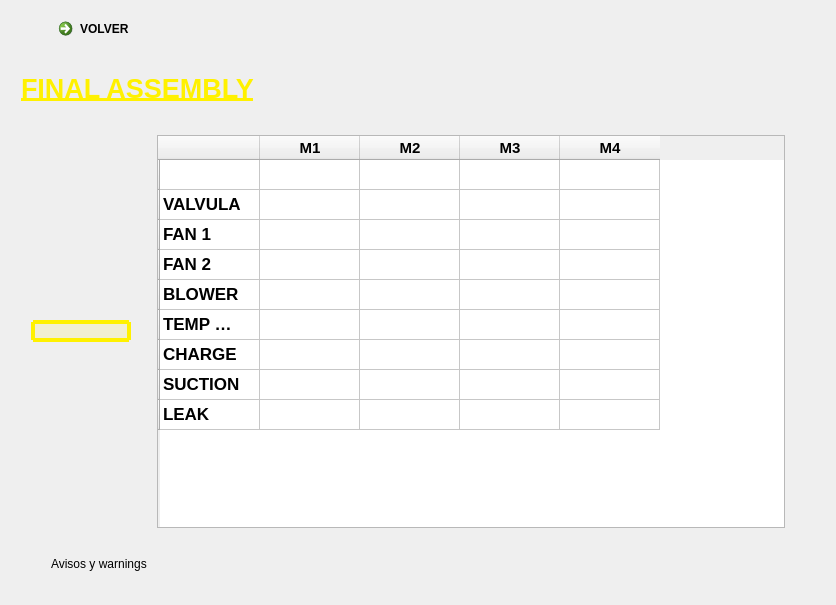
<?xml version="1.0" encoding="UTF-8"?>
<ui version="4.0">
 <class>Form</class>
 <widget class="QWidget" name="Form">
  <property name="geometry">
   <rect>
    <x>0</x>
    <y>0</y>
    <width>836</width>
    <height>605</height>
   </rect>
  </property>
  <property name="windowTitle">
   <string>Form</string>
  </property>
  <property name="styleSheet">
   <string notr="true"> /*
 * The MIT License (MIT)
 *
 * Copyright (c) &lt;2013-2014&gt; &lt;Colin Duquesnoy&gt;
 *
 * Permission is hereby granted, free of charge, to any person obtaining a copy
 * of this software and associated documentation files (the &quot;Software&quot;), to deal
 * in the Software without restriction, including without limitation the rights
 * to use, copy, modify, merge, publish, distribute, sublicense, and/or sell
 * copies of the Software, and to permit persons to whom the Software is
 * furnished to do so, subject to the following conditions:

 * The above copyright notice and this permission notice shall be included in
 * all copies or substantial portions of the Software.

 * THE SOFTWARE IS PROVIDED &quot;AS IS&quot;, WITHOUT WARRANTY OF ANY KIND, EXPRESS OR
 * IMPLIED, INCLUDING BUT NOT LIMITED TO THE WARRANTIES OF MERCHANTABILITY,
 * FITNESS FOR A PARTICULAR PURPOSE AND NONINFRINGEMENT. IN NO EVENT SHALL THE
 * AUTHORS OR COPYRIGHT HOLDERS BE LIABLE FOR ANY CLAIM, DAMAGES OR OTHER
 * LIABILITY, WHETHER IN AN ACTION OF CONTRACT, TORT OR OTHERWISE, ARISING FROM,
 * OUT OF OR IN CONNECTION WITH THE SOFTWARE OR THE USE OR OTHER DEALINGS IN
 * THE SOFTWARE.
 */


QProgressBar:horizontal {
    border: 1px solid #3A3939;
    text-align: center;
    padding: 1px;
    background: #201F1F;
}
QProgressBar::chunk:horizontal {
    background-color: qlineargradient(spread:reflect, x1:1, y1:0.545, x2:1, y2:0, stop:0 rgba(28, 66, 111, 255), stop:1 rgba(37, 87, 146, 255));
}

QToolTip
{
    border: 1px solid #3A3939;
    background-color: rgb(90, 102, 117);;
    color: white;
    padding: 1px;
    opacity: 200;
}

QWidget
{
    color: silver;
    background-color: #302F2F;
    selection-background-color:#3d8ec9;
    selection-color: black;
    background-clip: border;
    border-image: none;
    outline: 0;
}

QWidget:item:hover
{
    background-color: #78879b;
    color: black;
}

QWidget:item:selected
{
    background-color: #FEC614;
}

QCheckBox
{
    spacing: 5px;
    outline: none;
    color: #FFFFFF;
    margin-bottom: 2px;
    background: rgba(142,153,162,80);
}

QCheckBox:disabled
{
    color: #777777;
}
QCheckBox::indicator,
QGroupBox::indicator
{
    width: 18px;
    height: 18px;
}
QGroupBox::indicator
{
    margin-left: 2px;
}

QCheckBox::indicator:unchecked,
QCheckBox::indicator:unchecked:hover,
QGroupBox::indicator:unchecked,
QGroupBox::indicator:unchecked:hover
{
    image: url(:/dark_blue/img/checkbox_unchecked_focus.png);
}

QCheckBox::indicator:unchecked:focus,
QCheckBox::indicator:unchecked:pressed,
QGroupBox::indicator:unchecked:focus,
QGroupBox::indicator:unchecked:pressed
{
  border: none;
    image: url(:/dark_blue/img/checkbox_unchecked_focus.png);
}

QCheckBox::indicator:checked,
QCheckBox::indicator:checked:hover,
QGroupBox::indicator:checked,
QGroupBox::indicator:checked:hover
{
    image: url(:/dark_blue/img/checkbox_checked_focus.png);
}

QCheckBox::indicator:checked:focus,
QCheckBox::indicator:checked:pressed,
QGroupBox::indicator:checked:focus,
QGroupBox::indicator:checked:pressed
{
  border: none;
    image: url(:/dark_blue/img/checkbox_checked_focus.png);
}

QCheckBox::indicator:indeterminate,
QCheckBox::indicator:indeterminate:hover,
QCheckBox::indicator:indeterminate:pressed
QGroupBox::indicator:indeterminate,
QGroupBox::indicator:indeterminate:hover,
QGroupBox::indicator:indeterminate:pressed
{
    image: url(:/dark_blue/img/checkbox_indeterminate.png);
}

QCheckBox::indicator:indeterminate:focus,
QGroupBox::indicator:indeterminate:focus
{
    image: url(:/dark_blue/img/checkbox_indeterminate_focus.png);
}

QCheckBox::indicator:checked:disabled,
QGroupBox::indicator:checked:disabled
{
    image: url(:/dark_blue/img/checkbox_checked_disabled.png);
}

QCheckBox::indicator:unchecked:disabled,
QGroupBox::indicator:unchecked:disabled
{
    image: url(:/dark_blue/img/checkbox_unchecked_disabled.png);
}

QRadioButton
{
    spacing: 5px;
    outline: none;
    color: #bbb;
    margin-bottom: 2px;
}

QRadioButton:disabled
{
    color: #777777;
}
QRadioButton::indicator
{
    width: 21px;
    height: 21px;
}

QRadioButton::indicator:unchecked,
QRadioButton::indicator:unchecked:hover
{
    image: url(:/dark_blue/img/radio_unchecked.png);
}

QRadioButton::indicator:unchecked:focus,
QRadioButton::indicator:unchecked:pressed
{
  border: none;
  outline: none;
    image: url(:/dark_blue/img/radio_unchecked_focus.png);
}

QRadioButton::indicator:checked,
QRadioButton::indicator:checked:hover
{
  border: none;
  outline: none;
    image: url(:/dark_blue/img/radio_checked.png);
}

QRadioButton::indicator:checked:focus,
QRadioButton::indicato::menu-arrowr:checked:pressed
{
  border: none;
  outline: none;
    image: url(:/dark_blue/img/radio_checked_focus.png);
}

QRadioButton::indicator:indeterminate,
QRadioButton::indicator:indeterminate:hover,
QRadioButton::indicator:indeterminate:pressed
{
        image: url(:/dark_blue/img/radio_indeterminate.png);
}

QRadioButton::indicator:checked:disabled
{
  outline: none;
  image: url(:/dark_blue/img/radio_checked_disabled.png);
}

QRadioButton::indicator:unchecked:disabled
{
    image: url(:/dark_blue/img/radio_unchecked_disabled.png);
}


QMenuBar
{
    background-color: #302F2F;
    color: silver;
}

QMenuBar::item
{
    background: transparent;
}

QMenuBar::item:selected
{
    background: transparent;
    border: 1px solid #3A3939;
}

QMenuBar::item:pressed
{
    border: 1px solid #3A3939;
    background-color: #3d8ec9;
    color: black;
    margin-bottom:-1px;
    padding-bottom:1px;
}

QMenu
{
    border: 1px solid #3A3939;
    color: silver;
    margin: 1px;
}

QMenu::icon
{
    margin: 1px;
}

QMenu::item
{
    padding: 2px 2px 2px 25px;
    margin-left: 5px;
    border: 1px solid transparent; /* reserve space for selection border */
}

QMenu::item:selected
{
    color: black;
}

QMenu::separator {
    height: 2px;
    background: lightblue;
    margin-left: 10px;
    margin-right: 5px;
}

QMenu::indicator {
    width: 16px;
    height: 16px;
}

/* non-exclusive indicator = check box style indicator
   (see QActionGroup::setExclusive) */
QMenu::indicator:non-exclusive:unchecked {
    image: url(:/dark_blue/img/checkbox_unchecked_focus.png);
}

QMenu::indicator:non-exclusive:unchecked:selected {
    image: url(:/dark_blue/img/checkbox_unchecked_disabled.png);
}

QMenu::indicator:non-exclusive:checked {
    image: url(:/dark_blue/img/checkbox_checked_focus.png);
}

QMenu::indicator:non-exclusive:checked:selected {
    image: url(:/dark_blue/img/checkbox_checked_disabled.png);
}

/* exclusive indicator = radio button style indicator (see QActionGroup::setExclusive) */
QMenu::indicator:exclusive:unchecked {
    image: url(:/dark_blue/img/radio_unchecked.png);
}

QMenu::indicator:exclusive:unchecked:selected {
    image: url(:/dark_blue/img/radio_unchecked_disabled.png);
}

QMenu::indicator:exclusive:checked {
    image: url(:/dark_blue/img/radio_checked.png);
}

QMenu::indicator:exclusive:checked:selected {
    image: url(:/dark_blue/img/radio_checked_disabled.png);
}

QMenu::right-arrow {
    margin: 5px;
    image: url(:/dark_blue/img/right_arrow.png)
}


QWidget:disabled
{
    color: #808080;
    background-color: #302F2F;
}

QAbstractItemView
{
    alternate-background-color: #3A3939;
    color: silver;
    border: 1px solid 3A3939;
    border-radius: 2px;
    padding: 1px;
}

QWidget:focus, QMenuBar:focus
{
    border: 1px solid #78879b;
}

QTabWidget:focus, QCheckBox:focus, QRadioButton:focus, QSlider:focus
{
    border: none;
}

QLineEdit
{
    background-color: #201F1F;
    padding: 2px;
    border-style: solid;
    border: 1px solid #3A3939;
    border-radius: 2px;
    color: silver;
}

QGroupBox {
    border:1px solid #3A3939;
    border-radius: 2px;
    margin-top: 20px;
    background-color: #302F2F;
    color: silver;
}

QGroupBox::title {
    subcontrol-origin: margin;
    subcontrol-position: top center;
    padding-left: 10px;
    padding-right: 10px;
    padding-top: 10px;
}

QAbstractScrollArea
{
    border-radius: 2px;
    border: 1px solid #3A3939;
    background-color: transparent;
}

QScrollBar:horizontal
{
    height: 15px;
    margin: 3px 15px 3px 15px;
    border: 1px transparent #2A2929;
    border-radius: 4px;
    background-color: #2A2929;
}

QScrollBar::handle:horizontal
{
    background-color: #605F5F;
    min-width: 5px;
    border-radius: 4px;
}

QScrollBar::add-line:horizontal
{
    margin: 0px 3px 0px 3px;
    border-image: url(:/dark_blue/img/right_arrow_disabled.png);
    width: 10px;
    height: 10px;
    subcontrol-position: right;
    subcontrol-origin: margin;
}

QScrollBar::sub-line:horizontal
{
    margin: 0px 3px 0px 3px;
    border-image: url(:/dark_blue/img/left_arrow_disabled.png);
    height: 10px;
    width: 10px;
    subcontrol-position: left;
    subcontrol-origin: margin;
}

QScrollBar::add-line:horizontal:hover,QScrollBar::add-line:horizontal:on
{
    border-image: url(:/dark_blue/img/right_arrow.png);
    height: 10px;
    width: 10px;
    subcontrol-position: right;
    subcontrol-origin: margin;
}


QScrollBar::sub-line:horizontal:hover, QScrollBar::sub-line:horizontal:on
{
    border-image: url(:/dark_blue/img/left_arrow.png);
    height: 10px;
    width: 10px;
    subcontrol-position: left;
    subcontrol-origin: margin;
}

QScrollBar::up-arrow:horizontal, QScrollBar::down-arrow:horizontal
{
    background: none;
}


QScrollBar::add-page:horizontal, QScrollBar::sub-page:horizontal
{
    background: none;
}

QScrollBar:vertical
{
    background-color: #2A2929;
    width: 15px;
    margin: 15px 3px 15px 3px;
    border: 1px transparent #2A2929;
    border-radius: 4px;
}

QScrollBar::handle:vertical
{
    background-color: #605F5F;
    min-height: 5px;
    border-radius: 4px;
}

QScrollBar::sub-line:vertical
{
    margin: 3px 0px 3px 0px;
    border-image: url(:/dark_blue/img/up_arrow_disabled.png);
    height: 10px;
    width: 10px;
    subcontrol-position: top;
    subcontrol-origin: margin;
}

QScrollBar::add-line:vertical
{
    margin: 3px 0px 3px 0px;
    border-image: url(:/dark_blue/img/down_arrow_disabled.png);
    height: 10px;
    width: 10px;
    subcontrol-position: bottom;
    subcontrol-origin: margin;
}

QScrollBar::sub-line:vertical:hover,QScrollBar::sub-line:vertical:on
{

    border-image: url(:/dark_blue/img/up_arrow.png);
    height: 10px;
    width: 10px;
    subcontrol-position: top;
    subcontrol-origin: margin;
}


QScrollBar::add-line:vertical:hover, QScrollBar::add-line:vertical:on
{
    border-image: url(:/dark_blue/img/down_arrow.png);
    height: 10px;
    width: 10px;
    subcontrol-position: bottom;
    subcontrol-origin: margin;
}

QScrollBar::up-arrow:vertical, QScrollBar::down-arrow:vertical
{
    background: none;
}


QScrollBar::add-page:vertical, QScrollBar::sub-page:vertical
{
    background: none;
}

QTextEdit
{
    background-color: rgba(31,31,31,150);
    color: #FFFFFF;
    border: 2px solid #000000;
}

QPlainTextEdit
{
    background-color: #201F1F;;
    color: silver;
    border-radius: 2px;
    border: 1px solid #3A3939;
}

QHeaderView::section
{
    background-color: #ff0000;
    color: silver;
    padding-left: 4px;
    border: 1px solid #FFFF00;
}

QSizeGrip {
    image: url(:/dark_blue/img/sizegrip.png);
    width: 12px;
    height: 12px;
}

QMainWindow
{
    background-color: #302F2F;

}

QMainWindow::separator
{
    background-color: #302F2F;
    color: white;
    padding-left: 4px;
    spacing: 2px;
    border: 1px dashed #3A3939;
}

QMainWindow::separator:hover
{

    background-color: #787876;
    color: white;
    padding-left: 4px;
    border: 1px solid #3A3939;
    spacing: 2px;
}


QMenu::separator
{
    height: 1px;
    background-color: #3A3939;
    color: white;
    padding-left: 4px;
    margin-left: 10px;
    margin-right: 5px;
}


QFrame
{
    border-radius: 2px;
    border: 1px solid #444;
}

QFrame[frameShape=&quot;0&quot;]
{
    border-radius: 2px;
    border: 1px transparent #444;
}

QStackedWidget
{
    background-color: #302F2F;
    border: 1px transparent black;
}

QToolBar {
    border: 1px transparent #393838;
    background: 1px solid #302F2F;
    font-weight: bold;
}

QToolBar::handle:horizontal {
    image: url(:/dark_blue/img/Hmovetoolbar.png);
}
QToolBar::handle:vertical {
    image: url(:/dark_blue/img/Vmovetoolbar.png);
}
QToolBar::separator:horizontal {
    image: url(:/dark_blue/img/Hsepartoolbar.png);
}
QToolBar::separator:vertical {
    image: url(:/dark_blue/img/Vsepartoolbars.png);
}

QPushButton
{
    color: #FFFFFF;
    background-color: #302F2F;
    border-width: 1px;
    border-color: #E4CD80;
    border-style: solid;
    padding-top: 2px;
    padding-bottom: 2px;
    padding-left: 10px;
    padding-right: 10px;
    border-radius: 4px;
    /* outline: none; */
    /* min-width: 40px; */
}

QPushButton:disabled
{
    background-color: #302F2F;
    border-width: 2px;
    border-color: #3A3939;
    border-style: solid;
    padding-top: 2px;
    padding-bottom: 2px;
    padding-left: 10px;
    padding-right: 10px;
    /*border-radius: 2px;*/
    color: #808080;
}

/*QPushButton:focus {
    
    color: white;
}*/

QComboBox
{
    selection-background-color: #3d8ec9;
    background-color: #201F1F;
    border-style: solid;
    border: 1px solid #3A3939;
    border-radius: 2px;
    padding: 2px;
    min-width: 75px;
	color: #FEC614;
}

QPushButton:checked{
    background-color: #4A4949;
    border-color: #6A6969;
}

QPushButton:hover {
    background-color: #FEC614;
    border: 2px solid #78879b;
    color: white;
}

QComboBox:hover, QAbstractSpinBox:hover,QLineEdit:hover,QTextEdit:hover,QPlainTextEdit:hover,QAbstractView:hover,QTreeView:hover
{
    border: 1px solid #78879b;
    color: silver;
}

QComboBox:on
{
    background-color: #626873;
    padding-top: 3px;
    padding-left: 4px;
    selection-background-color: #4a4a4a;
}

QComboBox QAbstractItemView
{
    background-color: #201F1F;
    border-radius: 2px;
    border: 1px solid #444;
    selection-background-color: #3d8ec9;
    color: #FEC614;
}

QComboBox::drop-down
{
    subcontrol-origin: padding;
    subcontrol-position: top right;
    width: 15px;

    border-left-width: 0px;
    border-left-color: darkgray;
    border-left-style: solid;
    border-top-right-radius: 3px;
    border-bottom-right-radius: 3px;
}

QComboBox::down-arrow
{
    image: url(:/dark_blue/img/down_arrow_disabled.png);
}

QComboBox::down-arrow:on, QComboBox::down-arrow:hover,
QComboBox::down-arrow:focus
{
    image: url(:/dark_blue/img/down_arrow.png);
}

QPushButton:pressed
{
    background-color: #484846;
}

QAbstractSpinBox {
    padding-top: 2px;
    padding-bottom: 2px;
    border: 1px solid #3A3939;
    background-color: #201F1F;
    color: silver;
    border-radius: 2px;
    min-width: 75px;
}

QAbstractSpinBox:up-button
{
    background-color: transparent;
    subcontrol-origin: border;
    subcontrol-position: top right;
}

QAbstractSpinBox:down-button
{
    background-color: transparent;
    subcontrol-origin: border;
    subcontrol-position: bottom right;
}

QAbstractSpinBox::up-arrow,QAbstractSpinBox::up-arrow:disabled,QAbstractSpinBox::up-arrow:off {
    image: url(:/dark_blue/img/up_arrow_disabled.png);
    width: 10px;
    height: 10px;
}
QAbstractSpinBox::up-arrow:hover
{
    image: url(:/dark_blue/img/up_arrow.png);
}


QAbstractSpinBox::down-arrow,QAbstractSpinBox::down-arrow:disabled,QAbstractSpinBox::down-arrow:off
{
    image: url(:/dark_blue/img/down_arrow_disabled.png);
    width: 10px;
    height: 10px;
}
QAbstractSpinBox::down-arrow:hover
{
    image: url(:/dark_blue/img/down_arrow.png);
}


QLabel
{   background-color: transparent;
    color: #FFFFFF;
	border: 0px solid black;
}

QTabWidget{
    border: 1px transparent black;
}

QTabWidget::pane {
    border: 1px solid #444;
    border-radius: 3px;
    padding: 3px;
}

QTabBar
{
    qproperty-drawBase: 0;
    left: 5px; /* move to the right by 5px */
}

QTabBar:focus
{
    border: 0px transparent black;
}

QTabBar::close-button  {
    image: url(:/dark_blue/img/close.png);
    background: transparent;
}

QTabBar::close-button:hover
{
    image: url(:/dark_blue/img/close-hover.png);
    background: transparent;
}

QTabBar::close-button:pressed {
    image: url(:/dark_blue/img/close-pressed.png);
    background: transparent;
}

/* TOP TABS */
QTabBar::tab:top {
    color: #b1b1b1;
    border: 1px solid #4A4949;
    border-bottom: 1px transparent black;
    background-color: #302F2F;
    padding: 5px;
    border-top-left-radius: 2px;
    border-top-right-radius: 2px;
}

QTabBar::tab:top:!selected
{
    color: #b1b1b1;
    background-color: #201F1F;
    border: 1px transparent #4A4949;
    border-bottom: 1px transparent #4A4949;
    border-top-left-radius: 0px;
    border-top-right-radius: 0px;
}

QTabBar::tab:top:!selected:hover {
    background-color: #48576b;
}

/* BOTTOM TABS */
QTabBar::tab:bottom {
    color: #b1b1b1;
    border: 1px solid #4A4949;
    border-top: 1px transparent black;
    background-color: #302F2F;
    padding: 5px;
    border-bottom-left-radius: 2px;
    border-bottom-right-radius: 2px;
}

QTabBar::tab:bottom:!selected
{
    color: #b1b1b1;
    background-color: #201F1F;
    border: 1px transparent #4A4949;
    border-top: 1px transparent #4A4949;
    border-bottom-left-radius: 0px;
    border-bottom-right-radius: 0px;
}

QTabBar::tab:bottom:!selected:hover {
    background-color: #78879b;
}

/* LEFT TABS */
QTabBar::tab:left {
    color: #b1b1b1;
    border: 1px solid #4A4949;
    border-left: 1px transparent black;
    background-color: #302F2F;
    padding: 5px;
    border-top-right-radius: 2px;
    border-bottom-right-radius: 2px;
}

QTabBar::tab:left:!selected
{
    color: #b1b1b1;
    background-color: #201F1F;
    border: 1px transparent #4A4949;
    border-right: 1px transparent #4A4949;
    border-top-right-radius: 0px;
    border-bottom-right-radius: 0px;
}

QTabBar::tab:left:!selected:hover {
    background-color: #48576b;
}


/* RIGHT TABS */
QTabBar::tab:right {
    color: #b1b1b1;
    border: 1px solid #4A4949;
    border-right: 1px transparent black;
    background-color: #302F2F;
    padding: 5px;
    border-top-left-radius: 2px;
    border-bottom-left-radius: 2px;
}

QTabBar::tab:right:!selected
{
    color: #b1b1b1;
    background-color: #201F1F;
    border: 1px transparent #4A4949;
    border-right: 1px transparent #4A4949;
    border-top-left-radius: 0px;
    border-bottom-left-radius: 0px;
}

QTabBar::tab:right:!selected:hover {
    background-color: #48576b;
}

QTabBar QToolButton::right-arrow:enabled {
     image: url(:/dark_blue/img/right_arrow.png);
 }

 QTabBar QToolButton::left-arrow:enabled {
     image: url(:/dark_blue/img/left_arrow.png);
 }

QTabBar QToolButton::right-arrow:disabled {
     image: url(:/dark_blue/img/right_arrow_disabled.png);
 }

 QTabBar QToolButton::left-arrow:disabled {
     image: url(:/dark_blue/img/left_arrow_disabled.png);
 }


QDockWidget {
    border: 1px solid #403F3F;
    titlebar-close-icon: url(:/dark_blue/img/close.png);
    titlebar-normal-icon: url(:/dark_blue/img/undock.png);
}

QDockWidget::close-button, QDockWidget::float-button {
    border: 1px solid transparent;
    border-radius: 2px;
    background: transparent;
}

QDockWidget::close-button:hover, QDockWidget::float-button:hover {
    background: rgba(255, 255, 255, 10);
}

QDockWidget::close-button:pressed, QDockWidget::float-button:pressed {
    padding: 1px -1px -1px 1px;
    background: rgba(255, 255, 255, 10);
}

QTreeView, QListView, QTextBrowser, AtLineEdit, AtLineEdit::hover {
    border: 1px solid #444;
    background-color: silver;
    border-radius: 3px;
    margin-left: 3px;
    color: black;
}

QTreeView:branch:selected, QTreeView:branch:hover {
    background: url(:/dark_blue/img/transparent.png);
}

QTreeView::branch:has-siblings:!adjoins-item {
    border-image: url(:/dark_blue/img/transparent.png);
}

QTreeView::branch:has-siblings:adjoins-item {
    border-image: url(:/dark_blue/img/transparent.png);
}

QTreeView::branch:!has-children:!has-siblings:adjoins-item {
    border-image: url(:/dark_blue/img/transparent.png);
}

QTreeView::branch:has-children:!has-siblings:closed,
QTreeView::branch:closed:has-children:has-siblings {
    image: url(:/dark_blue/img/branch_closed.png);
}

QTreeView::branch:open:has-children:!has-siblings,
QTreeView::branch:open:has-children:has-siblings  {
    image: url(:/dark_blue/img/branch_open.png);
}

QTreeView::branch:has-children:!has-siblings:closed:hover,
QTreeView::branch:closed:has-children:has-siblings:hover {
    image: url(:/dark_blue/img/branch_closed-on.png);
    }

QTreeView::branch:open:has-children:!has-siblings:hover,
QTreeView::branch:open:has-children:has-siblings:hover  {
    image: url(:/dark_blue/img/branch_open-on.png);
    }

QListView::item:!selected:hover, QListView::item:!selected:hover, QTreeView::item:!selected:hover  {
    background: rgba(0, 0, 0, 0);
    outline: 0;
    color: #FFFFFF
}

QListView::item:selected:hover, QListView::item:selected:hover, QTreeView::item:selected:hover  {
    background: #FEC614;
    color: #FFFFFF;
}

QSlider::groove:horizontal {
    border: 1px solid #3A3939;
    height: 8px;
    background: #201F1F;
    margin: 2px 0;
    border-radius: 2px;
}

QSlider::handle:horizontal {
    background: QLinearGradient( x1: 0, y1: 0, x2: 0, y2: 1,
      stop: 0.0 silver, stop: 0.2 #a8a8a8, stop: 1 #727272);
    border: 1px solid #3A3939;
    width: 14px;
    height: 14px;
    margin: -4px 0;
    border-radius: 2px;
}

QSlider::groove:vertical {
    border: 1px solid #3A3939;
    width: 8px;
    background: #201F1F;
    margin: 0 0px;
    border-radius: 2px;
}

QSlider::handle:vertical {
    background: QLinearGradient( x1: 0, y1: 0, x2: 0, y2: 1, stop: 0.0 silver,
    stop: 0.2 #a8a8a8, stop: 1 #727272);
    border: 1px solid #3A3939;
    width: 14px;
    height: 14px;
    margin: 0 -4px;
    border-radius: 2px;
}

QToolButton {
    /*  background-color: transparent; */
    border: 2px transparent #4A4949;
    border-radius: 4px;
    background-color: dimgray;
    margin: 2px;
    padding: 2px;
}

QToolButton[popupMode=&quot;1&quot;] { /* only for MenuButtonPopup */
 padding-right: 20px; /* make way for the popup button */
 border: 2px transparent #4A4949;
 border-radius: 4px;
}

QToolButton[popupMode=&quot;2&quot;] { /* only for InstantPopup */
 padding-right: 10px; /* make way for the popup button */
 border: 2px transparent #4A4949;
}


QToolButton:hover, QToolButton::menu-button:hover {
    border: 2px solid #78879b;
}

QToolButton:checked, QToolButton:pressed,
    QToolButton::menu-button:pressed {
    background-color: #4A4949;
    border: 2px solid #78879b;
}

/* the subcontrol below is used only in the InstantPopup or DelayedPopup mode */
QToolButton::menu-indicator {
    image: url(:/dark_blue/img/down_arrow.png);
    top: -7px; left: -2px; /* shift it a bit */
}

/* the subcontrols below are used only in the MenuButtonPopup mode */
QToolButton::menu-button {
    border: 1px transparent #4A4949;
    border-top-right-radius: 6px;
    border-bottom-right-radius: 6px;
    /* 16px width + 4px for border = 20px allocated above */
    width: 16px;
    outline: none;
}

QToolButton::menu-arrow {
    image: url(:/dark_blue/img/down_arrow.png);
}

QToolButton::menu-arrow:open {
    top: 1px; left: 1px; /* shift it a bit */
    border: 1px solid #3A3939;
}

QPushButton::menu-indicator  {
    subcontrol-origin: padding;
    subcontrol-position: bottom right;
    left: 4px;
}

QTableView
{
    border: 1px solid #000000;
    gridline-color: #FFF100;
    background-color: #201F1F;
}


QTableView, QHeaderView
{
    border-radius: 2px;
}

QTableView::item:pressed, QListView::item:pressed, QTreeView::item:pressed  {
    background: #78879b;
    color: #FFFFFF;
}

QTableView::item:selected:active, QTreeView::item:selected:active, QListView::item:selected:active  {
    background: #FEC614;
    color: #FFFFFF;
}


QHeaderView
{
    /*border: 1px transparent;*/
    border: 1px solid #FF0000;
    border-radius: 2px;
    margin: 0px;
    padding: 0px;
}

QHeaderView::section  {
    background-color: rgba(251,243,0,25);
    color: white;
    padding: 4px;
    border: 1px solid #FFF100;
    border-radius: 0px;
    text-align: center;
}

QHeaderView::section::vertical::first, QHeaderView::section::vertical::only-one
{
    border-top: 1px solid #6c6c6c;
}

QHeaderView::section::vertical
{
    border-top: transparent;
}

QHeaderView::section::horizontal::first, QHeaderView::section::horizontal::only-one
{
    border-left: 1px solid #6c6c6c;
}

QHeaderView::section::horizontal
{
    border-left: transparent;
}


QHeaderView::section:checked
 {
    color: white;
    background-color: #5A5959;
 }

 /* style the sort indicator */
QHeaderView::down-arrow {
    image: url(:/dark_blue/img/down_arrow.png);
}

QHeaderView::up-arrow {
    image: url(:/dark_blue/img/up_arrow.png);
}


QTableCornerButton::section {
    background-color: #3A3939;
    border: 1px solid #3A3939;
    border-radius: 2px;
}

QToolBox  {
    padding: 3px;
    border: 1px transparent black;
}

QToolBox::tab {
    color: #b1b1b1;
    background-color: #302F2F;
    border: 1px solid #4A4949;
    border-bottom: 1px transparent #302F2F;
    border-top-left-radius: 5px;
    border-top-right-radius: 5px;
}

 QToolBox::tab:selected { /* italicize selected tabs */
    font: italic;
    background-color: #302F2F;
    border-color: #3d8ec9;
 }

QStatusBar::item {
    border: 1px solid #3A3939;
    border-radius: 2px;
 }


QFrame[height=&quot;3&quot;], QFrame[width=&quot;3&quot;] {
    background-color: #AAA;
}


QSplitter::handle {
    border: 1px dashed #3A3939;
}

QSplitter::handle:hover {
    background-color: #787876;
    border: 1px solid #3A3939;
}

QSplitter::handle:horizontal {
    width: 1px;
}

QSplitter::handle:vertical {
    height: 1px;
}

QListWidget {
    background-color: rgba(192,192,192,150);
    border-radius: 5px;
    margin-left: 5px;
}

QListWidget::item {
    color: black;
}

QMessageBox {
    messagebox-critical-icon	: url(:/dark_blue/img/critical.png);
    messagebox-information-icon	: url(:/dark_blue/img/information.png);
    messagebox-question-icon	: url(:/dark_blue/img/question.png);
    messagebox-warning-icon:    : url(:/dark_blue/img/warning.png);
}

ColorButton::enabled {
    border-radius: 0px;
    border: 1px solid #444444;
}

ColorButton::disabled {
    border-radius: 0px;
    border: 1px solid #AAAAAA;
}



#centralwidget{
    border-image: url(:/dark_blue/img/CATbgrnd.jpg);
    border-repeat: no-repeat;
    border-position: center;
    border-attachment: fixed;
    border-size: cover; /* Opcional: ajusta el tamaño de la imagen para cubrir todo el área */
}

Line{
 background-color:#FBCC1A;
}

#logo{
	border-image: url(:/dark_blue/img/logoCat.png);
	border-repeat: no-repeat;
    border-position: center;
    border-size: expanding; /* Opcional: ajusta el tamaño de la imagen para cubrir todo el área */
}</string>
  </property>
  <layout class="QVBoxLayout" name="verticalLayout">
   <item>
    <layout class="QHBoxLayout" name="horizontalLayout_2">
     <item>
      <spacer name="horizontalSpacer_6">
       <property name="orientation">
        <enum>Qt::Horizontal</enum>
       </property>
       <property name="sizeType">
        <enum>QSizePolicy::Fixed</enum>
       </property>
       <property name="sizeHint" stdset="0">
        <size>
         <width>40</width>
         <height>20</height>
        </size>
       </property>
      </spacer>
     </item>
     <item>
      <widget class="QCommandLinkButton" name="bt_back">
       <property name="sizePolicy">
        <sizepolicy hsizetype="Preferred" vsizetype="Preferred">
         <horstretch>0</horstretch>
         <verstretch>0</verstretch>
        </sizepolicy>
       </property>
       <property name="text">
        <string>VOLVER</string>
       </property>
      </widget>
     </item>
     <item>
      <spacer name="horizontalSpacer_2">
       <property name="orientation">
        <enum>Qt::Horizontal</enum>
       </property>
       <property name="sizeHint" stdset="0">
        <size>
         <width>40</width>
         <height>20</height>
        </size>
       </property>
      </spacer>
     </item>
     <item>
      <widget class="QLabel" name="label_logo">
       <property name="sizePolicy">
        <sizepolicy hsizetype="Fixed" vsizetype="Ignored">
         <horstretch>0</horstretch>
         <verstretch>0</verstretch>
        </sizepolicy>
       </property>
       <property name="minimumSize">
        <size>
         <width>50</width>
         <height>0</height>
        </size>
       </property>
       <property name="maximumSize">
        <size>
         <width>150</width>
         <height>16777215</height>
        </size>
       </property>
       <property name="text">
        <string/>
       </property>
       <property name="pixmap">
        <pixmap resource="style.qrc">:/dark_blue/img/logoCat.png</pixmap>
       </property>
       <property name="scaledContents">
        <bool>true</bool>
       </property>
      </widget>
     </item>
     <item>
      <spacer name="horizontalSpacer_10">
       <property name="orientation">
        <enum>Qt::Horizontal</enum>
       </property>
       <property name="sizeType">
        <enum>QSizePolicy::Fixed</enum>
       </property>
       <property name="sizeHint" stdset="0">
        <size>
         <width>40</width>
         <height>20</height>
        </size>
       </property>
      </spacer>
     </item>
    </layout>
   </item>
   <item>
    <spacer name="verticalSpacer_4">
     <property name="orientation">
      <enum>Qt::Vertical</enum>
     </property>
     <property name="sizeType">
      <enum>QSizePolicy::Fixed</enum>
     </property>
     <property name="sizeHint" stdset="0">
      <size>
       <width>20</width>
       <height>20</height>
      </size>
     </property>
    </spacer>
   </item>
   <item>
    <layout class="QHBoxLayout" name="horizontalLayout_3">
     <item>
      <spacer name="horizontalSpacer_5">
       <property name="orientation">
        <enum>Qt::Horizontal</enum>
       </property>
       <property name="sizeType">
        <enum>QSizePolicy::Fixed</enum>
       </property>
       <property name="sizeHint" stdset="0">
        <size>
         <width>10</width>
         <height>20</height>
        </size>
       </property>
      </spacer>
     </item>
     <item>
      <widget class="QLabel" name="label_title">
       <property name="font">
        <font>
         <pointsize>20</pointsize>
         <bold>true</bold>
         <underline>true</underline>
        </font>
       </property>
       <property name="styleSheet">
        <string notr="true">color : #FFF100;</string>
       </property>
       <property name="text">
        <string>FINAL ASSEMBLY</string>
       </property>
      </widget>
     </item>
     <item>
      <spacer name="horizontalSpacer_3">
       <property name="orientation">
        <enum>Qt::Horizontal</enum>
       </property>
       <property name="sizeHint" stdset="0">
        <size>
         <width>40</width>
         <height>20</height>
        </size>
       </property>
      </spacer>
     </item>
    </layout>
   </item>
   <item>
    <spacer name="verticalSpacer_3">
     <property name="orientation">
      <enum>Qt::Vertical</enum>
     </property>
     <property name="sizeType">
      <enum>QSizePolicy::Fixed</enum>
     </property>
     <property name="sizeHint" stdset="0">
      <size>
       <width>20</width>
       <height>25</height>
      </size>
     </property>
    </spacer>
   </item>
   <item>
    <layout class="QHBoxLayout" name="horizontalLayout" stretch="1,0,3,0,0">
     <item>
      <spacer name="horizontalSpacer_4">
       <property name="orientation">
        <enum>Qt::Horizontal</enum>
       </property>
       <property name="sizeType">
        <enum>QSizePolicy::Fixed</enum>
       </property>
       <property name="sizeHint" stdset="0">
        <size>
         <width>20</width>
         <height>20</height>
        </size>
       </property>
      </spacer>
     </item>
     <item>
      <widget class="QLabel" name="label_foto">
       <property name="sizePolicy">
        <sizepolicy hsizetype="Fixed" vsizetype="Fixed">
         <horstretch>0</horstretch>
         <verstretch>0</verstretch>
        </sizepolicy>
       </property>
       <property name="minimumSize">
        <size>
         <width>100</width>
         <height>0</height>
        </size>
       </property>
       <property name="styleSheet">
        <string notr="true">background-color: rgba(255,241,0,30);
color: #FFFFFF;
border: 4px solid #FFF100;
border-radius: 2px;</string>
       </property>
       <property name="text">
        <string/>
       </property>
       <property name="pixmap">
        <pixmap resource="style.qrc">:/dark_blue/img/frame.png</pixmap>
       </property>
       <property name="scaledContents">
        <bool>true</bool>
       </property>
       <property name="wordWrap">
        <bool>true</bool>
       </property>
       <property name="margin">
        <number>5</number>
       </property>
       <property name="indent">
        <number>5</number>
       </property>
       <property name="openExternalLinks">
        <bool>false</bool>
       </property>
      </widget>
     </item>
     <item>
      <spacer name="horizontalSpacer">
       <property name="orientation">
        <enum>Qt::Horizontal</enum>
       </property>
       <property name="sizeType">
        <enum>QSizePolicy::Fixed</enum>
       </property>
       <property name="sizeHint" stdset="0">
        <size>
         <width>20</width>
         <height>20</height>
        </size>
       </property>
      </spacer>
     </item>
     <item>
      <widget class="QTableWidget" name="tableWidget_results">
       <property name="sizePolicy">
        <sizepolicy hsizetype="Expanding" vsizetype="Expanding">
         <horstretch>0</horstretch>
         <verstretch>0</verstretch>
        </sizepolicy>
       </property>
       <property name="font">
        <font>
         <pointsize>13</pointsize>
         <bold>true</bold>
        </font>
       </property>
       <property name="sizeAdjustPolicy">
        <enum>QAbstractScrollArea::AdjustToContents</enum>
       </property>
       <row>
        <property name="text">
         <string/>
        </property>
       </row>
       <row>
        <property name="text">
         <string/>
        </property>
       </row>
       <row>
        <property name="text">
         <string/>
        </property>
       </row>
       <row>
        <property name="text">
         <string/>
        </property>
       </row>
       <row>
        <property name="text">
         <string/>
        </property>
       </row>
       <row>
        <property name="text">
         <string/>
        </property>
       </row>
       <row>
        <property name="text">
         <string/>
        </property>
       </row>
       <row>
        <property name="text">
         <string/>
        </property>
       </row>
       <row>
        <property name="text">
         <string/>
        </property>
       </row>
       <column>
        <property name="text">
         <string/>
        </property>
       </column>
       <column>
        <property name="text">
         <string>M1</string>
        </property>
        <property name="font">
         <font>
          <pointsize>11</pointsize>
          <bold>true</bold>
         </font>
        </property>
       </column>
       <column>
        <property name="text">
         <string>M2</string>
        </property>
        <property name="font">
         <font>
          <pointsize>11</pointsize>
          <bold>true</bold>
         </font>
        </property>
       </column>
       <column>
        <property name="text">
         <string>M3</string>
        </property>
        <property name="font">
         <font>
          <pointsize>11</pointsize>
          <bold>true</bold>
         </font>
        </property>
       </column>
       <column>
        <property name="text">
         <string>M4</string>
        </property>
        <property name="font">
         <font>
          <pointsize>11</pointsize>
          <bold>true</bold>
         </font>
        </property>
       </column>
       <item row="1" column="0">
        <property name="text">
         <string>VALVULA</string>
        </property>
       </item>
       <item row="2" column="0">
        <property name="text">
         <string>FAN 1</string>
        </property>
       </item>
       <item row="3" column="0">
        <property name="text">
         <string>FAN 2</string>
        </property>
       </item>
       <item row="4" column="0">
        <property name="text">
         <string>BLOWER</string>
        </property>
       </item>
       <item row="5" column="0">
        <property name="text">
         <string>TEMP SENS</string>
        </property>
       </item>
       <item row="6" column="0">
        <property name="text">
         <string>CHARGE</string>
        </property>
       </item>
       <item row="7" column="0">
        <property name="text">
         <string>SUCTION</string>
        </property>
       </item>
       <item row="8" column="0">
        <property name="text">
         <string>LEAK</string>
        </property>
       </item>
      </widget>
     </item>
     <item>
      <spacer name="horizontalSpacer_9">
       <property name="orientation">
        <enum>Qt::Horizontal</enum>
       </property>
       <property name="sizeType">
        <enum>QSizePolicy::Fixed</enum>
       </property>
       <property name="sizeHint" stdset="0">
        <size>
         <width>40</width>
         <height>20</height>
        </size>
       </property>
      </spacer>
     </item>
    </layout>
   </item>
   <item>
    <spacer name="verticalSpacer_2">
     <property name="orientation">
      <enum>Qt::Vertical</enum>
     </property>
     <property name="sizeType">
      <enum>QSizePolicy::Fixed</enum>
     </property>
     <property name="sizeHint" stdset="0">
      <size>
       <width>20</width>
       <height>20</height>
      </size>
     </property>
    </spacer>
   </item>
   <item>
    <layout class="QHBoxLayout" name="horizontalLayout_4">
     <item>
      <spacer name="horizontalSpacer_8">
       <property name="orientation">
        <enum>Qt::Horizontal</enum>
       </property>
       <property name="sizeType">
        <enum>QSizePolicy::Fixed</enum>
       </property>
       <property name="sizeHint" stdset="0">
        <size>
         <width>40</width>
         <height>20</height>
        </size>
       </property>
      </spacer>
     </item>
     <item>
      <widget class="QLabel" name="label_warnings">
       <property name="text">
        <string>Avisos y warnings</string>
       </property>
      </widget>
     </item>
     <item>
      <spacer name="horizontalSpacer_7">
       <property name="orientation">
        <enum>Qt::Horizontal</enum>
       </property>
       <property name="sizeHint" stdset="0">
        <size>
         <width>40</width>
         <height>20</height>
        </size>
       </property>
      </spacer>
     </item>
    </layout>
   </item>
   <item>
    <spacer name="verticalSpacer">
     <property name="orientation">
      <enum>Qt::Vertical</enum>
     </property>
     <property name="sizeType">
      <enum>QSizePolicy::Fixed</enum>
     </property>
     <property name="sizeHint" stdset="0">
      <size>
       <width>20</width>
       <height>20</height>
      </size>
     </property>
    </spacer>
   </item>
  </layout>
 </widget>
 <resources>
  <include location="style.qrc"/>
 </resources>
 <connections/>
</ui>
